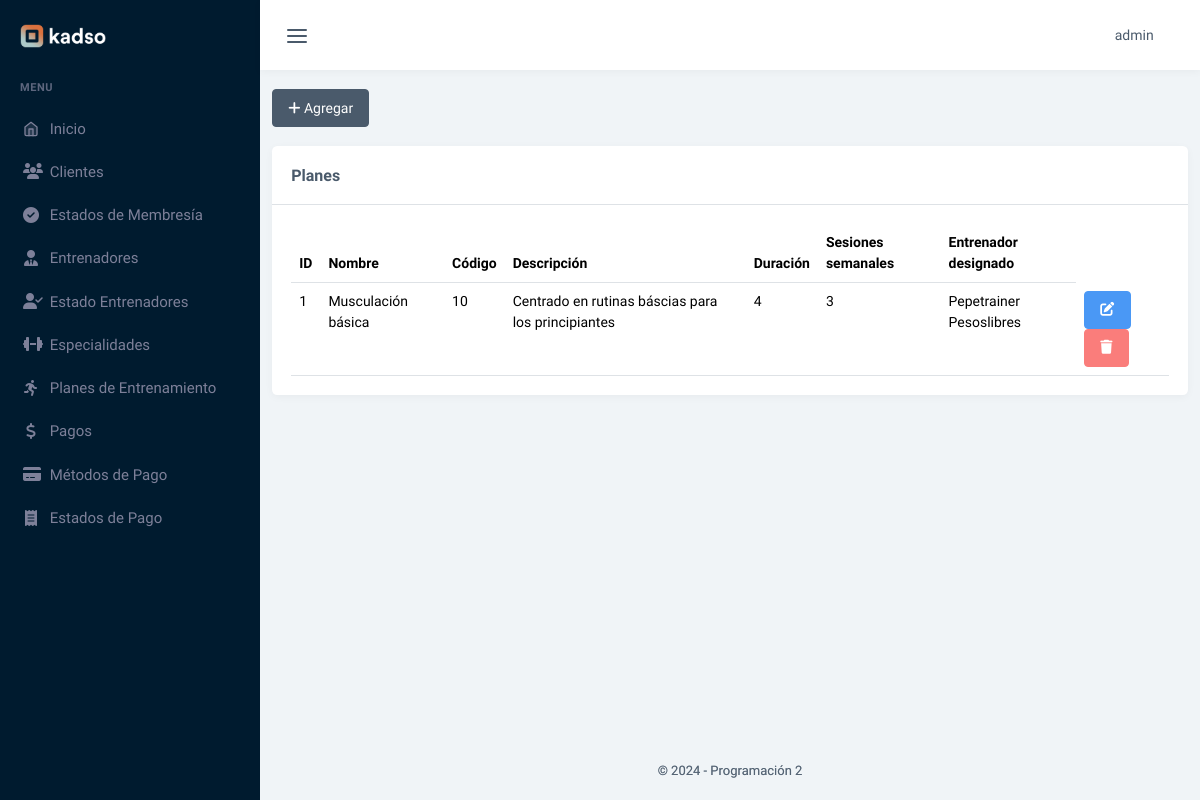
/planes_entrenamiento (signed in), run on an earlier commit of the app's database.
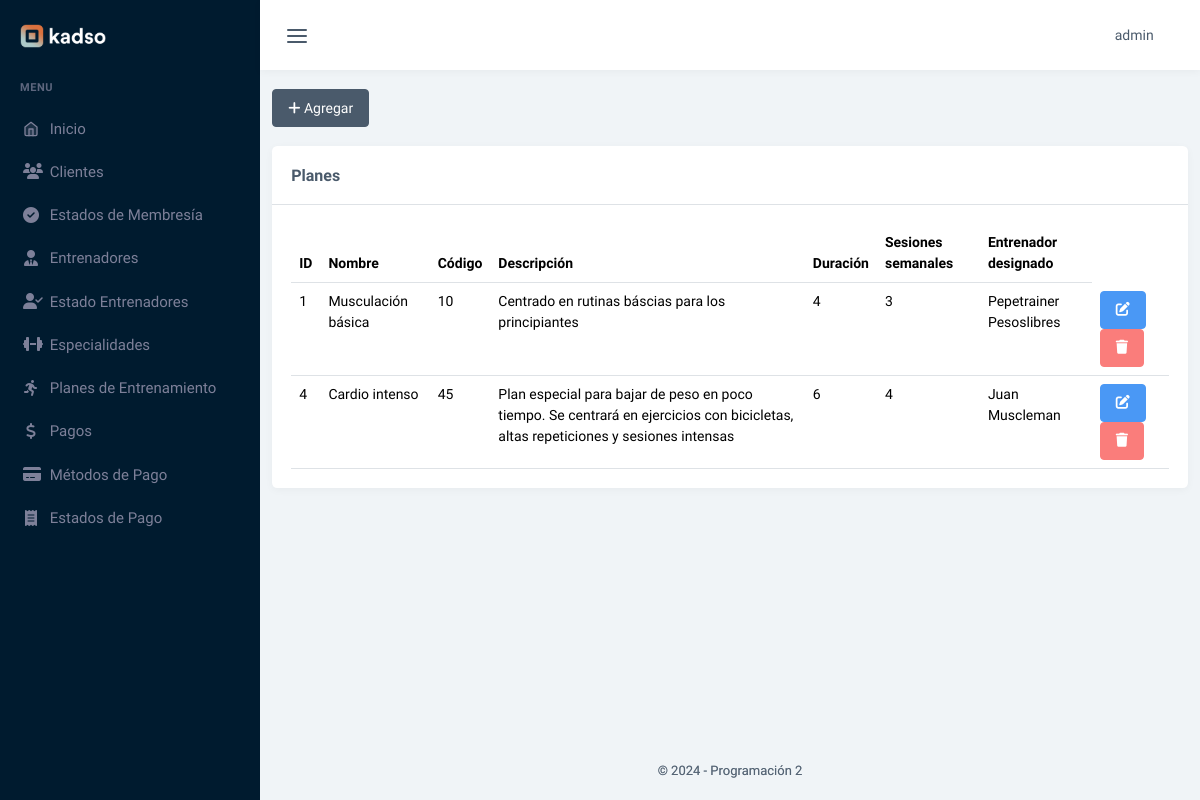
And on a later commit of the database.
### tables this page shows
CREATE TABLE `plan` (
  `id_plan` int(11) NOT NULL,
  `descrip_plan` text NOT NULL,
  `cod_plan` int(11) NOT NULL,
  `duracion_plan` tinyint(4) NOT NULL,
  `sesiones_semanales_plan` int(11) NOT NULL,
  `nombre_plan` varchar(50) NOT NULL,
  `id_entrenador` int(11) DEFAULT NULL
);

CREATE TABLE `entrenadores` (
  `id_entrenador` int(11) NOT NULL,
  `nombre_entrenador` varchar(50) NOT NULL,
  `apellido_entrenador` varchar(50) NOT NULL,
  `dni_entrenador` int(9) NOT NULL,
  `fechaContr_entrenador` date NOT NULL,
  `email_entrenador` varchar(50) NOT NULL,
  `telefono_entrenador` int(11) NOT NULL,
  `id_estado_ent` int(11) DEFAULT NULL,
  `id_especialidad` int(11) DEFAULT NULL
);

### controladores/plantilla.controlador.php (called while the page is built, shortened)
<?php
class PlantillaControlador{
    public function verPlantilla(){
        include 'vistas/plantilla.php';
    }
}

### index.php (called while the page is built, shortened)
<?php
require 'controladores/plantilla.controlador.php';
require 'controladores/usuarios.controlador.php';
require 'modelos/estados_pago.modelo.php';
require 'controladores/plan.controlador.php';
require 'modelos/plan.modelo.php';
$plantilla = new PlantillaControlador();
$plantilla -> verPlantilla();

### controladores/plan.controlador.php (called while the page is built, shortened)
<?php
class ControladorPlanes
{
    static public function ctrMostrarPlanes($item, $valor)
    {
        $tabla = "plan";
        $respuesta = ModeloPlanes::mdlMostrarPlanes($tabla, $item, $valor);
        return $respuesta;
    }
}

### modelos/conexion.php (called while the page is built, shortened)
<?php
class Conexion
{
    static public function conectar()
    {
        try {
            $link = new PDO(
                "mysql:host=" . self::HOST . ";dbname=" . self::DBNAME,
                self::USER,
                self::PASSWORD
            );
            $link->exec("set names utf8");
            return $link;
        } catch (PDOException $e) {
            die("Error en la conexión a la base de datos: " . $e->getMessage());
        }
    }
}

### modelos/plan.modelo.php (called while the page is built, shortened)
<?php
require_once 'conexion.php';
class ModeloPlanes
{
    static public function mdlMostrarPlanes($tabla, $item, $valor)
    {
        if ($item != null) {
            try {
                $stmt = Conexion::conectar()->prepare("SELECT * FROM $tabla WHERE $item = :$item");
                $stmt->bindParam(":" . $item, $valor, PDO::PARAM_INT);
                $stmt->execute();
                return $stmt->fetch(PDO::FETCH_ASSOC);
            } catch (Exception $e) {
                return "Error: " . $e->getMessage();
            }
        } else {
            try {
                $stmt = Conexion::conectar()->prepare("SELECT p.id_plan, p.descrip_plan, p.cod_plan, p.duracion_plan, p.sesiones_semanales_plan, p.nombre_plan, e.nombre_entrenador, e.apellido_entrenador
                                                                FROM plan p INNER JOIN entrenadores e ON e.id_entrenador = p.id_entrenador;");
                $stmt->execute();
                return $stmt->fetchAll(PDO::FETCH_ASSOC);
            } catch (Exception $e) {
                return "Error: " . $e->getMessage();
            }
        }
    }
}

### vistas/modulos/planes_entrenamiento.php (the view, shortened to what this page needs)
<?php
$planes = ControladorPlanes::ctrMostrarPlanes(null, null);
?>
<div class="col-xl-12 mt-3">
    <a class="btn btn-dark" href="agregar_plan"><i class="fas fa-plus"></i> Agregar</a>
    <?php
    if (count($planes) > 0) {
    ?>
        <div class="card mt-3">
            <div class="card-header">
                <h1 class="card-title mb-0">Planes</h1>
            </div>
            <div class="card-body">
                <div class="table-responsive">
                    <table class="table table-hover mb-0">
                        <thead>
                            <tr>
                                <th scope="col">ID</th>
                                <th scope="col">Nombre</th>
                                <th scope="col">Código</th>
                                <th scope="col">Descripción</th>
                                <th scope="col">Duración</th>
                                <th scope="col">Sesiones semanales</th>
                                <th scope="col">Entrenador designado</th>
                            </tr>
                        </thead>
                        <tbody>
                            <?php foreach ($planes as $key => $value) { ?>
                                <tr>
                                    <td><?php echo $value["id_plan"]; ?></td>
                                    <td><?php echo $value["nombre_plan"]; ?></td>
                                    <td><?php echo $value["cod_plan"]; ?></td>
                                    <td><?php echo $value["descrip_plan"]; ?></td>
                                    <td><?php echo $value["duracion_plan"]; ?></td>
                                    <td><?php echo $value["sesiones_semanales_plan"]; ?></td>
                                    <td><?php echo $value["nombre_entrenador"]; ?> <?php echo $value["apellido_entrenador"]; ?></td>
                                    <td>
                                        <a href="editar_plan/<?php echo $value["id_plan"]; ?>" class="btn btn-primary"><i class="fas fa-edit"></i></a>
                                        <button type="button" class="btn btn-danger btnEliminarPlan" id_plan_eliminar="<?php echo $value["id_plan"]; ?>"><i class="fas fa-trash"></i></button>
                                    </td>
                                </tr>
                            <?php } ?>
                        </tbody>
                    </table>
                </div>
            </div>
        </div>
    <?php
    } else {
    ?>
        <h3>No hay planes disponibles</h3>
    <?php
    }
    ?>
</div>

What changed in the data, as far as the page shows it:
added plan: id_plan "4", nombre_plan "Cardio intenso", cod_plan "45", descrip_plan "Plan especial para bajar de peso en poco tiempo. Se centrará en ejercicios con bicicletas, altas repeticiones y sesiones intensas", duracion_plan "6", sesiones_semanales_plan "4", id_entrenador.nombre_entrenador "Juan", id_entrenador.apellido_entrenador "Muscleman"
